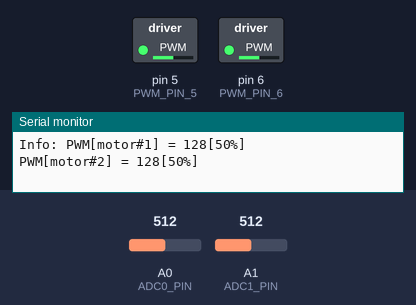
Bench run of a sketch on a simulated Arduino Uno, built with avr-gcc and run on an emulated ATmega328P. Shown: switched loads named in the sketch (green lamp = pin HIGH), the last lines printed to the serial monitor. Inputs (shaded band) come from the test bench; at power-on: A0 (ADC0_PIN) = 512, A1 (ADC1_PIN) = 512.

Above: at 1.4 s.
1.5 s: A0 (ADC0_PIN) set to 413
At 2.3 s:
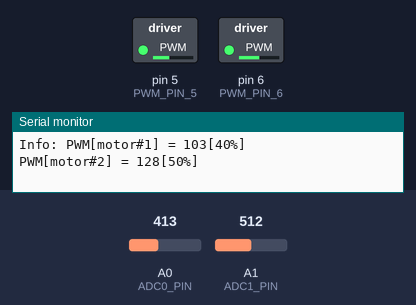
4.5 s: A0 (ADC0_PIN) set to 393
At 4.9 s:
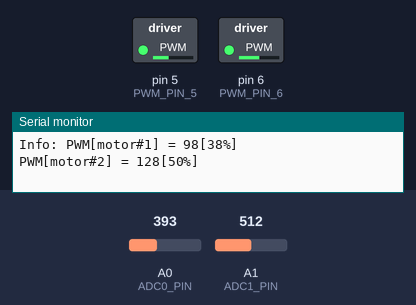
7.5 s: A1 (ADC1_PIN) set to 414
At 8.2 s:
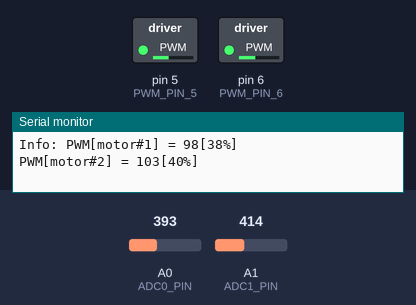
10.5 s: A1 (ADC1_PIN) set to 385
At 11.5 s:
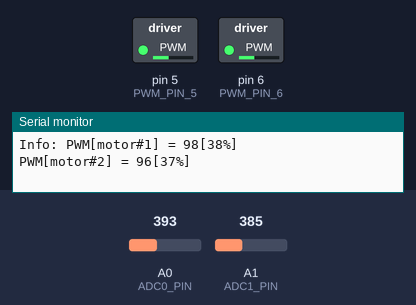
13.5 s: A0 (ADC0_PIN) set to 716
At 14.3 s:
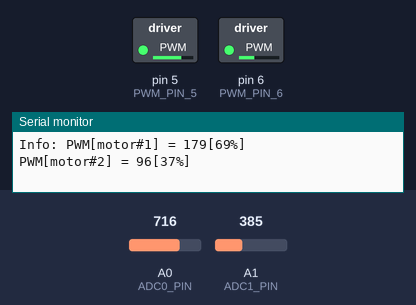
15.0 s: A1 (ADC1_PIN) set to 716
At 15.4 s:
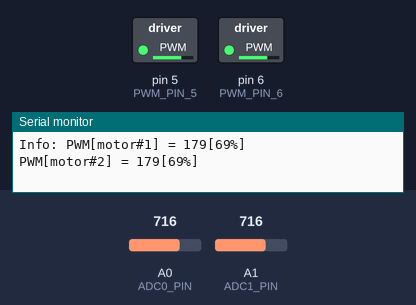
Timing chart, 0 to 17.5 s (numbered marks = the images above; inputs shaded):
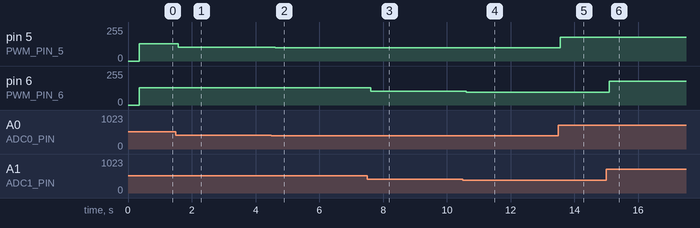

Measured:
- after the input at 1.5 s, pin 5 (PWM_PIN_5): 128/255 → 103/255 after 0.07 s
- after the input at 4.5 s, pin 5 (PWM_PIN_5): 103/255 → 98/255 after 0.12 s
- after the input at 7.5 s, pin 6 (PWM_PIN_6): 128/255 → 103/255 after 0.11 s
- after the input at 10.5 s, pin 6 (PWM_PIN_6): 103/255 → 96/255 after 0.11 s
- after the input at 13.5 s, pin 5 (PWM_PIN_5): 98/255 → 179/255 after 0.05 s
- after the input at 15.0 s, pin 6 (PWM_PIN_6): 96/255 → 179/255 after 0.09 s

The sketch:

Arduino_UNO_MOTOR_PWM.ino
```cpp
/***********************************************************************
 * Project      :     Arduino_UNO_MOTOR_PWM
 * Description  :     ควบคุมความเร็วของมอเตอร์โดยกับปรับ VR1 และ VR2
 *                    เพื่อควบคุมความกว้างของ Pulse Width Mod(PWM)
 * Author       :     Tenergy Innovation Co., Ltd.
 * Date         :     14 Nov 2018
 * Revision     :     1.1
 * Rev1.0       :     Original
 * Rev1.1       :     Edit define pin and some variable
 * website      :     http://www.tenergyinnovation.co.th
 * Facebook     :     https://www.facebook.com/tenergy.innovation
 * Email        :     uten.boonliam@innovation.co.th
 * TEL          :     089-140-7205
 ***********************************************************************/


/**************************************/
/*         include library            */
/**************************************/
#include <Arduino.h>

/**************************************/
/*           GPIO define              */
/**************************************/
#define PWM_PIN_5    5
#define PWM_PIN_6    6
#define MOTOR_1     PWM_PIN_5
#define MOTOR_2     PWM_PIN_6
#define ADC0_PIN      A0
#define ADC1_PIN      A1
#define VR1           ADC0_PIN
#define VR2           ADC1_PIN


/**************************************/
/*       Global variable define       */
/**************************************/
int vr1_val = 0;           // variable to store the value read
int vr2_val = 0;           // variable to store the value read


  /***********************************************************************
 * FUNCTION:    setPwmFrequency
 * DESCRIPTION: setup Pulse width mode frequency
 * PARAMETERS:  pin, divisor
 * RETURNED:    nothing
 ***********************************************************************/
// Set pin 6's PWM frequency to 62500 Hz (62500/1 = 62500)
// Note that the base frequency for pins 5 and 6 is 62500 Hz
//setPwmFrequency(6, 1);
void setPwmFrequency(int pin, int divisor) {
  byte mode;
  if(pin == 5 || pin == 6 || pin == 9 || pin == 10) {
    switch(divisor) {
      case 1: mode = 0x01; break;
      case 8: mode = 0x02; break;
      case 64: mode = 0x03; break;
      case 256: mode = 0x04; break;
      case 1024: mode = 0x05; break;
      default: return;
    }
    if(pin == 5 || pin == 6) {
      TCCR0B = TCCR0B & 0b11111000 | mode;
    } else {
      TCCR1B = TCCR1B & 0b11111000 | mode;
    }
  } else if(pin == 3 || pin == 11) {
    switch(divisor) {
      case 1: mode = 0x01; break;
      case 8: mode = 0x02; break;
      case 32: mode = 0x03; break;
      case 64: mode = 0x04; break;
      case 128: mode = 0x05; break;
      case 256: mode = 0x06; break;
      case 1024: mode = 0x07; break;
      default: return;
    }
    TCCR2B = TCCR2B & 0b11111000 | mode;
  }
}

 /***********************************************************************
 * FUNCTION:    setup
 * DESCRIPTION: setup process
 * PARAMETERS:  nothing
 * RETURNED:    nothing
 ***********************************************************************/
void setup() {
  Serial.begin(9600);
  Serial.println("************************************************");
  Serial.println("Project      :  Arduino_UNO_MOTOR_PWM");
  Serial.println("Author       :  Tenergy Innovation Co., Ltd.");
  Serial.println("Date         :  14 Nov 2018");
  Serial.println("website      :  http://www.tenergyinnovation.co.th");
  Serial.println("Email        :  uten.boonliam@innovation.co.th");
  Serial.println("TEL          :  089-140-7205");
  Serial.println("************************************************");

  /* setup Pulse width mode frequency */
  setPwmFrequency(MOTOR_1,8);
  setPwmFrequency(MOTOR_2,8);

  analogWrite(MOTOR_1,0);
  analogWrite(MOTOR_2,0);

}

 /***********************************************************************
 * FUNCTION:    loop
 * DESCRIPTION: loop process
 * PARAMETERS:  nothing
 * RETURNED:    nothing
 ***********************************************************************/
void loop() {
  // put your main code here, to run repeatedly:
  int _pwm_motor1;
  int _pwm_motor2;
  int _percent;

  vr1_val = analogRead(VR1);     // read the input pin
  vr2_val = analogRead(VR2);     // read the input pin
  _pwm_motor1 = vr1_val/4;
  _pwm_motor2 = vr2_val/4;

  Serial.print("\n\rInfo: PWM[motor#1] = ");
  Serial.print(_pwm_motor1);
  Serial.print("[");
  _percent = (_pwm_motor1*100)/256;
  Serial.print(_percent);
  Serial.print("%]");
  //---------
  Serial.print("         PWM[motor#2] = ");
  Serial.print(_pwm_motor2);
  Serial.print("[");
  _percent = (_pwm_motor2*100)/256;
  Serial.print(_percent);
  Serial.println("%]");


  analogWrite(MOTOR_1,_pwm_motor1);
  analogWrite(MOTOR_2,_pwm_motor2);

  delay(100);

}
```
